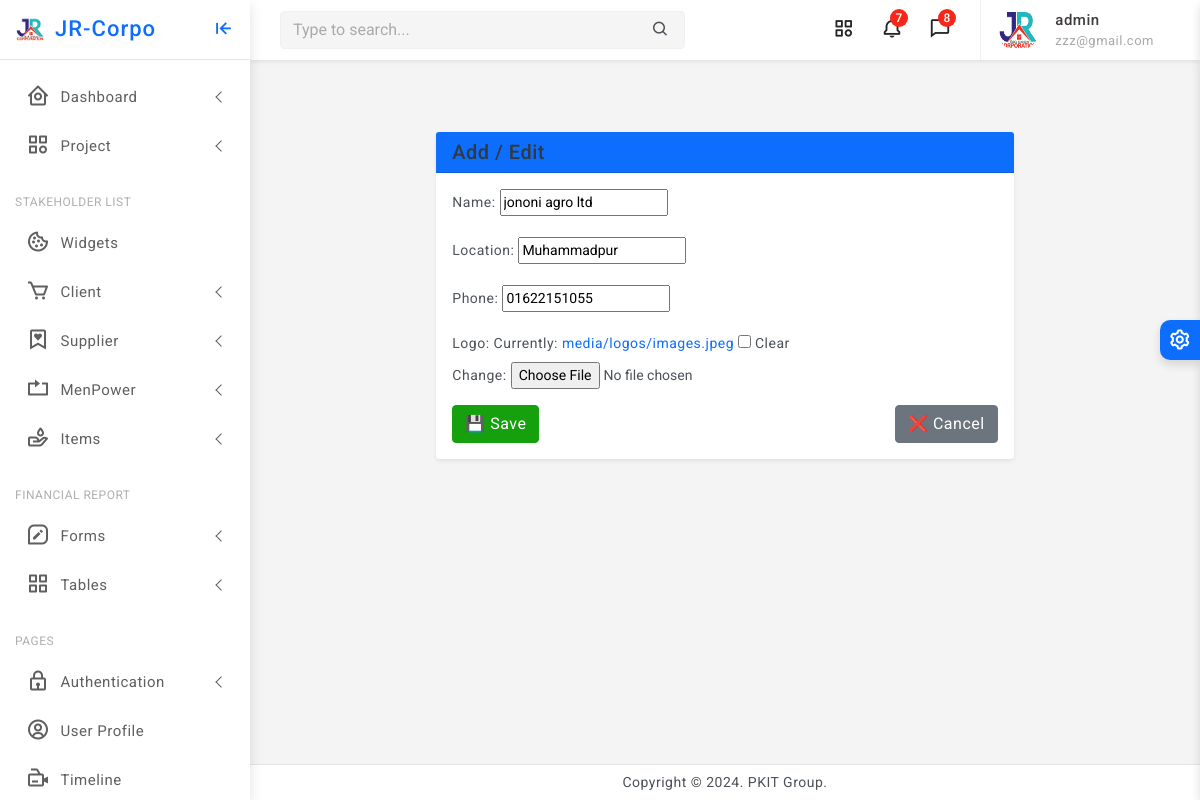
Page /companies/4/edit/ (signed in) on the earlier database version.
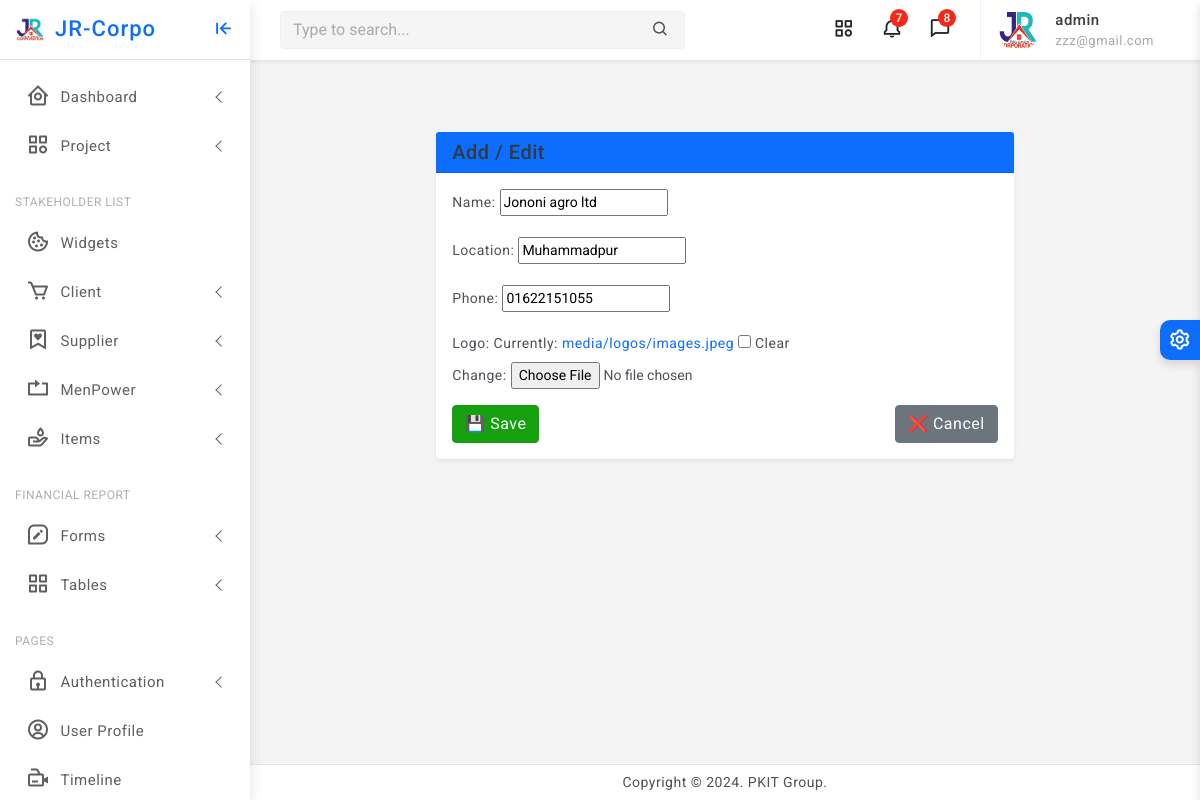
Same page on the later database version.
### core/models.py (models this page shows, shortened)
class Organization(models.Model):
    name = models.CharField(max_length=255, unique=True)
    location = models.CharField(max_length=255)
    phone = models.CharField(max_length=20)
    logo = models.ImageField(upload_to='media/logos/', blank=True, null=True)
    created_at = models.DateTimeField(auto_now_add=True)
    updated_at = models.DateTimeField(auto_now=True)
    class Meta:
        abstract = True

class Company(Organization):
    pass

### core/views.py (the view)
# urls.py: path('companies/<int:pk>/edit/', views.company_update, name='company_update'),
@staff_required
def company_update(request, pk):
    company = get_object_or_404(Company, pk=pk)
    if request.method == 'POST':
        form = CompanyForm(request.POST, request.FILES, instance=company)
        if form.is_valid():
            form.save()
            return redirect('company_list')
    else:
        form = CompanyForm(instance=company)
    return render(request, 'companie/company_form.html', {'form': form})

### core/forms.py
class CompanyForm(forms.ModelForm):
    class Meta:
        model = Company
        fields = '__all__'

### core/views.py (called while the page is built)
def staff_required(view_func):
    return user_passes_test(lambda u: u.is_authenticated and u.is_staff)(view_func)

### core/templates/companie/company_form.html (shortened to what this page needs)
{% extends 'partials/base0.html' %}
{% block content %}
{% load static %}
<div class="container my-5">
    <div class="row justify-content-center">
        <div class="col-md-8">
            <div class="card shadow-sm border-0">
                <div class="card-header bg-primary text-white">
                    <h5 class="mb-0">Add / Edit {{ title }}</h5>
                </div>
                <div class="card-body">
                    <form method="post" enctype="multipart/form-data">
                        {% for field in form %}
                            <div class="mb-3">
                                <label class="form-label">{{ field.label_tag }}</label>
                                {{ field }}
                            </div>
                        {% endfor %}
                        <div class="d-flex justify-content-between">
                            <button type="submit" class="btn btn-success">💾 Save</button>
                            <a href="{{ back_url }}" class="btn btn-secondary">❌ Cancel</a>
                        </div>
                    </form>
                </div>
            </div>
        </div>
    </div>
</div>
{% endblock %}

Differences in the rows shown:
changed Company "Muhammadpur": name "jononi agro ltd" → "Jononi agro ltd"
